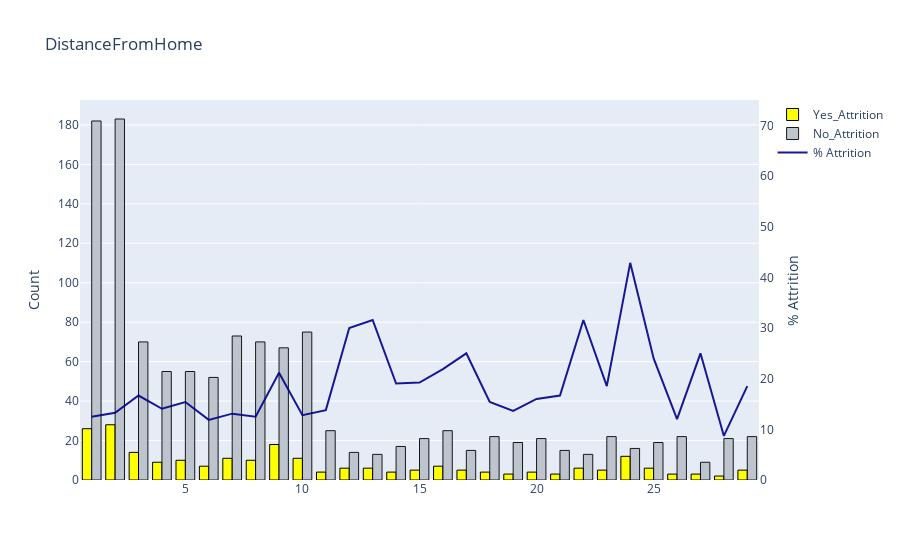

Notebook cell for this chart:
### Markdown cell above
Factor No 1: The distribution of monthly income for both current and former employees is positively skewed and lower overall among staff who left. Former employees had a median monthly income more than $2,000 less than current employees.

### Code cell
barplot('DistanceFromHome', False)

### Figure 1 — Plotly figure (JSON) as saved in the notebook; plotly's stock layout.template omitted (floating-point values rounded to 4 significant figures)
{"data": [{"marker": {"color": "yellow", "line": {"color": "#000000", "width": 1}}, "name": "Yes_Attrition", "type": "bar", "x": [2, 1, 9, 3, 24, 10, 7, 5, 8, 4, 16, 6, 25, 12, 13, 22, 23, 29, 17, 15, 11, 20, 18, 14, 19, 26, 27, 21, 28], "y": [28, 26, 18, 14, 12, 11, 11, 10, 10, 9, 7, 7, 6, 6, 6, 6, 5, 5, 5, 5, 4, 4, 4, 4, 3, 3, 3, 3, 2]}, {"marker": {"color": "#B9C0C9", "line": {"color": "#000000", "width": 1}}, "name": "No_Attrition", "opacity": 0.9, "type": "bar", "x": [2, 1, 10, 7, 3, 8, 9, 4, 5, 6, 11, 16, 23, 18, 29, 26, 28, 15, 20, 25, 19, 14, 24, 17, 21, 12, 22, 13, 27], "y": [183, 182, 75, 73, 70, 70, 67, 55, 55, 52, 25, 25, 22, 22, 22, 22, 21, 21, 21, 19, 19, 17, 16, 15, 15, 14, 13, 13, 9]}, {"marker": {"color": "darkblue", "line": {"color": "#000000", "width": 0.5}}, "name": "% Attrition", "opacity": 0.9, "type": "scatter", "x": [1, 2, 3, 4, 5, 6, 7, 8, 9, 10, 11, 12, 13, 14, 15, 16, 17, 18, 19, 20, 21, 22, 23, 24, 25, 26, 27, 28, 29], "y": [12.5, 13.27, 16.67, 14.06, 15.38, 11.86, 13.1, 12.5, 21.18, 12.79, 13.79, 30, 31.58, 19.05, 19.23, 21.88, 25, 15.38, 13.64, 16, 16.67, 31.58, 18.52, 42.86, 24, 12, 25, 8.696, 18.52], "yaxis": "y2"}], "layout": {"title": {"text": "DistanceFromHome"}, "yaxis": {"title": {"text": "Count"}}, "yaxis2": {"anchor": "x", "overlaying": "y", "range": [0, 75], "showgrid": false, "side": "right", "title": {"text": "% Attrition"}, "zeroline": false}}}
